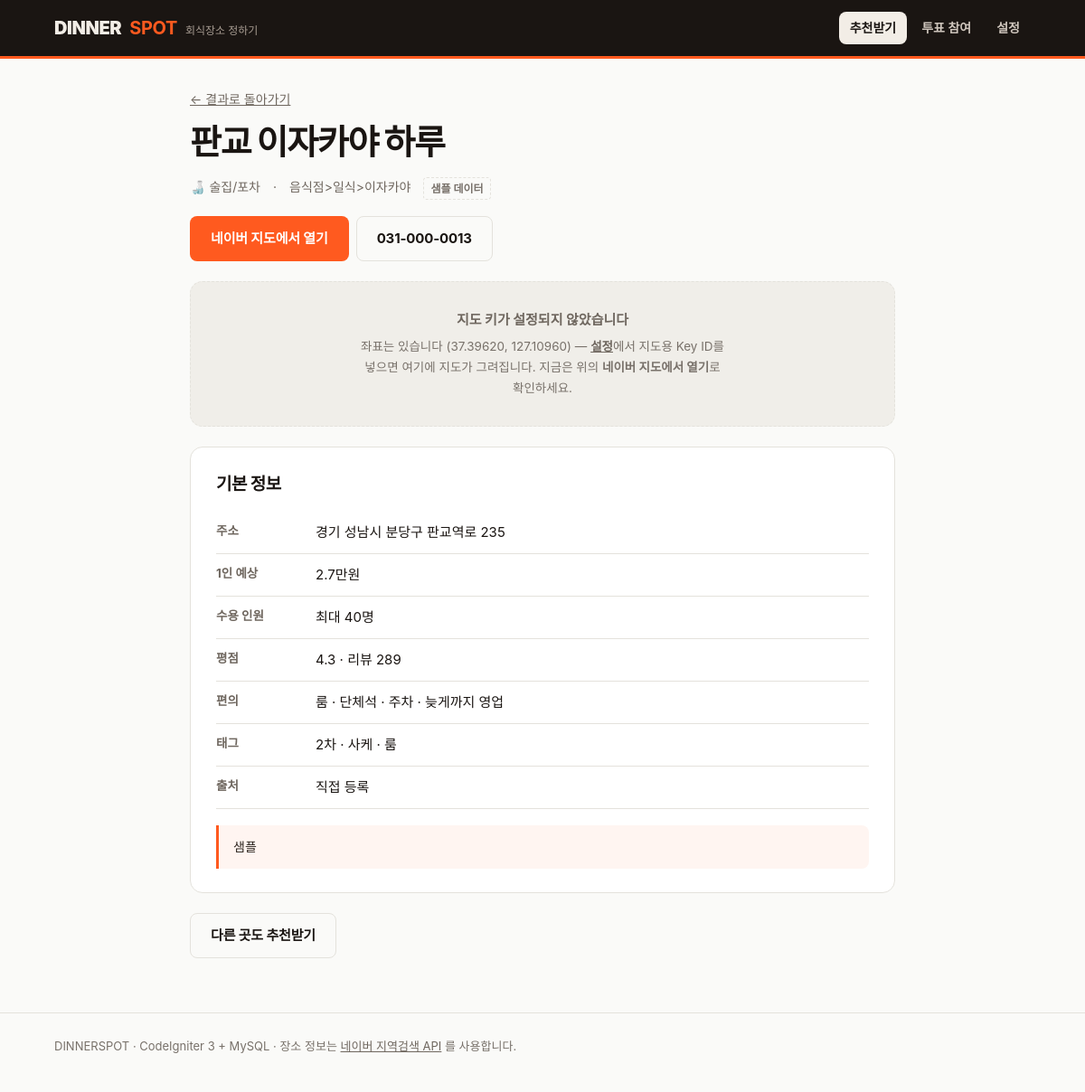
The page /place/13 on the database its author committed.
### tables this page shows
CREATE TABLE `t_places` (
  `id`            BIGINT UNSIGNED NOT NULL AUTO_INCREMENT,
  `source`        ENUM('naver','manual') NOT NULL DEFAULT 'manual',
  `source_key`    VARCHAR(191) NOT NULL COMMENT '중복 판정 키 (naver: 상호+도로명주소 해시)',
  `name`          VARCHAR(150) NOT NULL,
   
   
   
   
   
   
  `category_code` VARCHAR(20)  NOT NULL DEFAULT 'etc',
  `category_raw`  VARCHAR(150) NOT NULL DEFAULT '' COMMENT '네이버 원본 분류 문자열',
  `address`       VARCHAR(255) NOT NULL DEFAULT '',
  `road_address`  VARCHAR(255) NOT NULL DEFAULT '',
  `phone`         VARCHAR(40)  NOT NULL DEFAULT '',
  `homepage`      VARCHAR(255) NOT NULL DEFAULT '',
  `lat`           DECIMAL(10,7) NOT NULL DEFAULT 0,
  `lng`           DECIMAL(10,7) NOT NULL DEFAULT 0,

   
  `avg_price`     INT UNSIGNED NOT NULL DEFAULT 0 COMMENT '1인당 평균 예상금액(원). 0=미상',
  `price_level`   TINYINT UNSIGNED NOT NULL DEFAULT 2 COMMENT '1 저렴 ~ 4 고가',
  `max_party`     SMALLINT UNSIGNED NOT NULL DEFAULT 0 COMMENT '최대 수용 인원. 0=미상',
  `has_room`      TINYINT(1) NOT NULL DEFAULT 0 COMMENT '룸/단체석',
  `has_parking`   TINYINT(1) NOT NULL DEFAULT 0,
  `open_late`     TINYINT(1) NOT NULL DEFAULT 0 COMMENT '23시 이후 영업',
  `no_alcohol`    TINYINT(1) NOT NULL DEFAULT 0 COMMENT '주류 미취급',
  `rating`        DECIMAL(3,2) NOT NULL DEFAULT 0 COMMENT '0.00 ~ 5.00. 네이버는 주지 않아 0',
  `review_count`  INT UNSIGNED NOT NULL DEFAULT 0,

   
   
   
  `naver_rank`    SMALLINT UNSIGNED NOT NULL DEFAULT 0 COMMENT '네이버 결과 내 순위 (1=최상위, 0=미상)',

   
   
  `attrs_verified` TINYINT(1) NOT NULL DEFAULT 0 COMMENT '1=속성이 실측값',

  `image_url`     VARCHAR(500) NOT NULL DEFAULT '',
  `tags`          VARCHAR(255) NOT NULL DEFAULT '' COMMENT '콤마구분 자유태그',
  `memo`          VARCHAR(500) NOT NULL DEFAULT '',

  `hit_count`     INT UNSIGNED NOT NULL DEFAULT 0 COMMENT '추천 노출 횟수',
  `pick_count`    INT UNSIGNED NOT NULL DEFAULT 0 COMMENT '투표 후보로 채택된 횟수',
  `is_active`     TINYINT(1) NOT NULL DEFAULT 1,
  `synced_at`     DATETIME NULL DEFAULT NULL COMMENT '네이버 최종 동기화 시각',
  `created_at`    DATETIME NOT NULL DEFAULT CURRENT_TIMESTAMP,
  `updated_at`    DATETIME NOT NULL DEFAULT CURRENT_TIMESTAMP ON UPDATE CURRENT_TIMESTAMP,

  PRIMARY KEY (`id`),
  UNIQUE KEY `uk_places_source` (`source`, `source_key`),
  KEY `idx_places_geo` (`lat`, `lng`),
  KEY `idx_places_cat` (`category_code`, `is_active`),
  KEY `idx_places_name` (`name`)
);

CREATE TABLE `t_categories` (
  `code`       VARCHAR(20)  NOT NULL COMMENT '내부 코드 (korean, bbq ...)',
  `label`      VARCHAR(40)  NOT NULL COMMENT '표시명 (한식, 고기/구이 ...)',
  `keywords`   VARCHAR(255) NOT NULL DEFAULT '' COMMENT '매칭 키워드 콤마구분',
  `emoji`      VARCHAR(10)  NOT NULL DEFAULT '',
  `sort_order` INT NOT NULL DEFAULT 0,
  PRIMARY KEY (`code`)
);

### application/core/MY_Controller.php (called while the page is built, shortened)
<?php
class MY_Controller extends CI_Controller {
	protected $layout_data = array(
		'title'      => 'DINNERSPOT · 회식장소 추천',
		'desc'       => '인원, 예산, 목적만 고르면 회식 장소를 골라주고 팀 투표까지.',
		'body_class' => '',
		'nav'        => 'home',
	);
	public function __construct()
	{
		$this->config->load('dinnerspot', TRUE, TRUE);
	}
	protected function render($view, array $data = array(), array $layout = array())
	{
		$layout = array_merge($this->layout_data, $layout);
		$layout['admin_enabled'] =
			((string) $this->config->item('admin_password', 'dinnerspot') !== '');
		$layout['content'] = $this->load->view($view, $data, TRUE);
		$this->load->view('layout/main', $layout);
	}
}

### application/controllers/Home.php (called while the page is built, shortened)
<?php
class Home extends MY_Controller {
	public function place($id)
	{
		$place = $this->place_model->get($id);
		$cat_map = $this->place_model->category_map();
		$cat     = isset($cat_map[$place['category_code']])
			? $cat_map[$place['category_code']]
			: NULL;
		$this->render('home/place', array(
			'place'   => $place,
			'cat'     => $cat,
			'map_key' => (string) $this->config->item('naver_map_key_id', 'dinnerspot'),
		), array(
			'title'      => $place['name'] . ' · DINNERSPOT',
			'nav'        => 'home',
			'body_class' => 'page-place',
		));
	}
}

### index.php (called while the page is built, shortened)
<?php
require_once BASEPATH.'core/CodeIgniter.php';

### application/models/Place_model.php (called while the page is built, shortened)
<?php
class Place_model extends CI_Model {
	protected $cat_cache = NULL;
	public function get($id)
	{
		$row = $this->db->where('id', (int) $id)->get('t_places')->row_array();
		return $row ?: NULL;
	}
	public function categories()
	{
		if ($this->cat_cache === NULL)
		{
			$this->cat_cache = $this->db
				->order_by('sort_order', 'ASC')
				->get('t_categories')
				->result_array();
		}
		return $this->cat_cache;
	}
	public function category_map()
	{
		$out = array();
		foreach ($this->categories() as $c)
		{
			$out[$c['code']] = $c;
		}
		return $out;
	}
}

### application/helpers/dinnerspot_helper.php (called while the page is built, shortened)
<?php
if ( ! function_exists('h'))
{
	function h($str)
	{
		return htmlspecialchars((string) $str, ENT_QUOTES, 'UTF-8');
	}
}
if ( ! function_exists('ds_won'))
{
	function ds_won($amount)
	{
		$amount = (int) $amount;
		if ($amount >= 10000)
		{
			$man = round($amount / 10000, 1);
			$man = ($man == (int) $man) ? (int) $man : $man;
			return $man . '만원';
		}
		return number_format($amount) . '원';
	}
}
if ( ! function_exists('ds_strip_naver_tag'))
{
	function ds_strip_naver_tag($str)
	{
		$str = strip_tags((string) $str);
		return trim(html_entity_decode($str, ENT_QUOTES, 'UTF-8'));
	}
}
if ( ! function_exists('ds_locality_hint'))
{
	function ds_locality_hint($address)
	{
		$parts = preg_split('/\s+/u', trim((string) $address), -1, PREG_SPLIT_NO_EMPTY);
		$sido = preg_replace('/(특별자치[시도]|특별시|광역시|자치시|[시도])$/u', '', $parts[0]);
		$out  = ($sido !== '') ? array($sido) : array();
		for ($i = 1, $n = min(count($parts), 5); $i < $n; $i++)
		{
			$out[] = $parts[$i];
			if (preg_match('/[읍면동가리]\d*$/u', $parts[$i]))
			{
				break;
			}
		}
		return implode(' ', $out);
	}
}
if ( ! function_exists('ds_naver_map_url'))
{
	function ds_naver_map_url($name, $address = '')
	{
		$q = trim(preg_replace('/\s*[\(（][^\)）]*[\)）]\s*/u', ' ', ds_strip_naver_tag($name)));
		$q = ($q !== '') ? $q : ds_strip_naver_tag($name);
		$hint = ds_locality_hint($address);
		if ($hint !== '')
		{
			$add = array();
			foreach (explode(' ', $hint) as $t)
			{
				if ($t !== '' && mb_strpos($q, $t) === FALSE)
				{
					$add[] = $t;
				}
			}
			if ($add)
			{
				$q .= ' ' . implode(' ', $add);
			}
		}
		return 'https://map.naver.com/p/search/' . rawurlencode($q);
	}
}

### application/views/home/place.php (the view, shortened to what this page needs)
<?php
$addr = $place['road_address'] ?: $place['address'];
$has_geo = ( ! empty($place['lat']) && ! empty($place['lng']));
?>
<div class="wrap" style="max-width:820px">
	<section class="place-hero">
		<p style="margin:0 0 6px;color:var(--muted);font-size:14px">
			<a class="js-back" href="<?= base_url() ?>">← 결과로 돌아가기</a>
		</p>
		<h1><?= h($place['name']) ?></h1>
		<p class="crumbs">
			<span><?= h($cat ? $cat['emoji'] . ' ' . $cat['label'] : '기타') ?></span>
			<?php if ($place['category_raw']): ?>
				<span class="sep">·</span><span><?= h($place['category_raw']) ?></span>
			<?php endif; ?>
			<?php if (strpos((string) $place['memo'], '샘플') !== FALSE): ?>
				<span class="tag tag-sample">샘플 데이터</span>
			<?php endif; ?>
		</p>
		<div style="display:flex;gap:8px;margin-top:18px;flex-wrap:wrap">
			<a class="btn btn-ember" target="_blank" rel="noopener"
			   href="<?= h(ds_naver_map_url($place['name'], $place['address'] ?: $place['road_address'])) ?>">
				네이버 지도에서 열기
			</a>
			<?php if ($place['phone']): ?>
				<a class="btn btn-ghost" href="tel:<?= h($place['phone']) ?>"><?= h($place['phone']) ?></a>
			<?php endif; ?>
		</div>
	</section>
	<?php if ($has_geo && $map_key !== ''): ?>
		<div id="map" data-lat="<?= h($place['lat']) ?>" data-lng="<?= h($place['lng']) ?>"
		     data-name="<?= h($place['name']) ?>" style="margin-bottom:22px"></div>
		<p class="notice" id="map-fallback" hidden style="margin-top:0">
			네이버 지도 인증에 실패해 지도를 표시하지 못했습니다.
			<a href="<?= base_url('guide') ?>">설정</a>에서 Key ID와
			클라우드 플랫폼 콘솔의 <b>Dynamic Map 활성화</b>·<b>Web 서비스 URL에 <code>http://localhost</code> 등록</b>을
			확인하세요.
		</p>
	<?php elseif ($has_geo): ?>
		<div class="map-empty">
			<p class="map-empty-title">지도 키가 설정되지 않았습니다</p>
			<p class="map-empty-sub">
				좌표는 있습니다 (<span class="num"><?= h(number_format((float) $place['lat'], 5)) ?>,
				<?= h(number_format((float) $place['lng'], 5)) ?></span>) —
				<a href="<?= base_url('guide') ?>">설정</a>에서 지도용 Key ID를 넣으면 여기에 지도가 그려집니다.
				지금은 위의 <b>네이버 지도에서 열기</b>로 확인하세요.
			</p>
		</div>
	<?php endif; ?>
	<div class="panel">
		<h2>기본 정보</h2>
		<ul class="spec">
			<li><span class="k">주소</span><span><?= h($addr ?: '정보 없음') ?></span></li>
			<li><span class="k">1인 예상</span><span><?= h(ds_won($place['avg_price'])) ?></span></li>
			<li><span class="k">수용 인원</span><span><?= ((int) $place['max_party'] > 0) ? ('최대 ' . (int) $place['max_party'] . '명') : '정보 없음' ?></span></li>
			<li><span class="k">평점</span><span>
				<?php if ((float) $place['rating'] > 0): ?>
					<?= number_format((float) $place['rating'], 1) ?> · 리뷰 <?= number_format((int) $place['review_count']) ?>
				<?php else: ?>
					정보 없음
				<?php endif; ?>
			</span></li>
			<li><span class="k">편의</span><span>
				<?php
				$am = array();
				if ($place['has_room'])    $am[] = '룸 · 단체석';
				if ($place['has_parking']) $am[] = '주차';
				if ($place['open_late'])   $am[] = '늦게까지 영업';
				echo h($am ? implode(' · ', $am) : '정보 없음');
				?>
			</span></li>
			<?php if ($place['tags']): ?>
				<li><span class="k">태그</span><span><?= h(str_replace(',', ' · ', $place['tags'])) ?></span></li>
			<?php endif; ?>
			<li><span class="k">출처</span><span>
				<?= $place['source'] === 'naver' ? '네이버 지역검색' : '직접 등록' ?>
			</span></li>
		</ul>
		<?php if ($place['memo']): ?>
			<p class="notice" style="margin-bottom:0"><?= h($place['memo']) ?></p>
		<?php endif; ?>
	</div>
	<div style="margin:22px 0 60px">
		<a class="btn btn-ghost" href="<?= base_url() ?>">다른 곳도 추천받기</a>
	</div>
</div>

### assets/css/app.css (style rules this page uses)
:root { --char: #1A1512; --char-soft: #2C241E; --paper: #FAFAF8; --surface: #FFFFFF; --ember: #FF5A1F; --ember-dim: #E64A12; --soju: #2E8B6B; --soju-dim: #216C52; --steel: #E4E2DC; --steel-2: #F0EEE9; --muted: #6F675F; --muted-2: #78716A; --danger: #C2321F; --r-sm: 4px; --r: 8px; --r-lg: 14px; --w: 1120px; --sh-1: 0 1px 2px rgba(26, 21, 18, .06); --sh-2: 0 8px 28px rgba(26, 21, 18, .10); --font: "Pretendard Variable", Pretendard, -apple-system, BlinkMacSystemFont, "Apple SD Gothic Neo", "Malgun Gothic", system-ui, sans-serif; }
* { box-sizing: border-box; }
html { -webkit-text-size-adjust: 100%; }
body { margin: 0; background: var(--paper); color: var(--char); font-family: var(--font); font-size: 16px; line-height: 1.6; font-feature-settings: "tnum" 0; word-break: keep-all; }
a { color: inherit; }
.wrap { max-width: var(--w); margin: 0 auto; padding: 0 20px; }
.num { font-variant-numeric: tabular-nums; }
.btn { display: inline-flex; align-items: center; justify-content: center; gap: 8px; border: 1.5px solid transparent; border-radius: var(--r); padding: 12px 22px; font-size: 15px; font-weight: 700; letter-spacing: -.01em; text-decoration: none; cursor: pointer; background: var(--steel-2); color: var(--char); transition: background .12s, border-color .12s, transform .06s; }
.btn-ember { background: var(--ember); color: #fff; }
.btn-ghost { background: transparent; border-color: var(--steel); }
.crumbs { margin: 8px 0 0; color: var(--muted); font-size: 14px; display: flex; flex-wrap: wrap; gap: 6px 14px; }
.tag { font-size: 12px; font-weight: 700; color: var(--muted); border: 1px solid var(--steel); border-radius: var(--r-sm); padding: 2px 7px; }
.tag-sample { color: var(--muted-2); border-style: dashed; }
.panel { background: var(--surface); border: 1px solid var(--steel); border-radius: var(--r-lg); padding: 26px 28px; }
.panel h2 { margin: 0 0 14px; font-size: 19px; font-weight: 800; letter-spacing: -.025em; }
.notice { margin: 18px 0; padding: 13px 16px; border-left: 3px solid var(--ember); background: rgba(255, 90, 31, .06); border-radius: 0 var(--r) var(--r) 0; font-size: 14px; color: var(--char-soft); }
.place-hero { padding: 34px 0 22px; }
.place-hero h1 { margin: 0 0 8px; font-size: clamp(26px, 4vw, 38px); font-weight: 900; letter-spacing: -.035em; }
.spec { list-style: none; margin: 0; padding: 0; }
.spec li { display: grid; grid-template-columns: 96px 1fr; gap: 14px; padding: 11px 0; border-bottom: 1px solid var(--steel); font-size: 15px; }
.spec dt, .spec .k { color: var(--muted); font-size: 13.5px; font-weight: 700; }
.map-empty { border: 1px dashed var(--steel); border-radius: var(--r-lg); background: var(--steel-2); padding: 30px 24px; margin-bottom: 22px; text-align: center; }
.map-empty-title { margin: 0 0 6px; font-size: 15px; font-weight: 700; color: var(--muted); }
.map-empty-sub { margin: 0 auto; max-width: 52ch; font-size: 13.5px; line-height: 1.7; color: var(--muted-2); }
.map-empty-sub a { color: var(--muted); font-weight: 700; }

### rows shown on the page
t_places: name "판교 이자카야 하루", category_raw "음식점>일식>이자카야", phone "031-000-0013", lat "37.39620", lng "127.10960", road_address "경기 성남시 분당구 판교역로 235", avg_price "2.7만원", max_party "40", rating "4.3", review_count "289", tags "2차 · 사케 · 룸", memo "샘플"
t_categories: emoji+label "🍶 술집/포차"

### other values the page prints
$am ? implode(' · ', $am) : '정보 없음' "룸 · 단체석 · 주차 · 늦게까지 영업"
